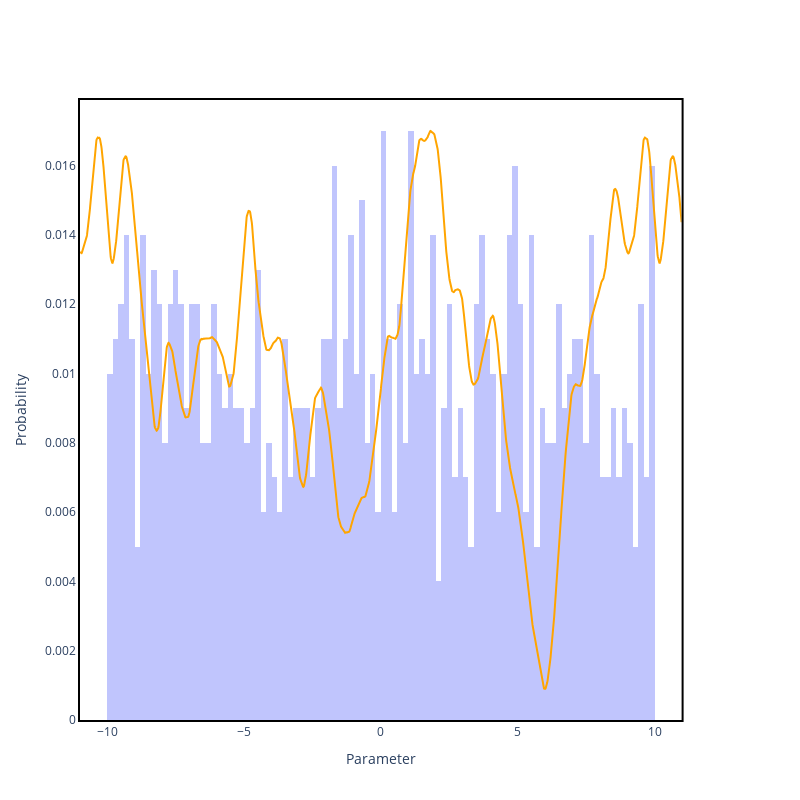

Source (notebook cell):
### Code cell
# Shared parameters
seed = 22 # determines function
n_runs = 1000
max_iterations = 200
dim = 1
size = 1000

batchsize = 10
start = [-1.32]
lr = 0.05

bounds = 20
res = 0.01
dataset_params= {'seed': seed, 'dim':dim, 'size':size, 'bounds':bounds}
pointdata = PointDataset(**dataset_params)
model_params = {'start':start, 'bounds':bounds}
model = of.Hodgkinson(**model_params)

plot_prelim_results(bounds, res, model, pointdata, pointdata.data)

### Figure 1 — Plotly figure (JSON) as saved in the notebook; plotly's stock layout.template omitted (floating-point values rounded to 4 significant figures; data arrays with more than 128 entries replaced by an {"elided": "..."} marker saying what was removed)
{"data": [{"line": {"color": "orange"}, "type": "scatter", "x": {"elided": "2200 float values"}, "xaxis": "x", "y": {"elided": "2200 float values"}, "yaxis": "y2"}, {"alignmentgroup": "True", "bingroup": "x", "cumulative": {"enabled": false}, "histnorm": "probability", "hovertemplate": "variable=0<br>value=%{x}<br>probability=%{y}<extra></extra>", "legendgroup": "0", "marker": {"color": "#636efa", "opacity": 0.4, "pattern": {"shape": ""}}, "name": "0", "nbinsx": 120, "offsetgroup": "0", "orientation": "v", "showlegend": true, "type": "histogram", "x": {"elided": "1000 float values"}, "xaxis": "x", "yaxis": "y"}], "layout": {"height": 800, "plot_bgcolor": "rgba(0,0,0,0)", "showlegend": false, "width": 800, "xaxis": {"anchor": "y", "domain": [0, 0.94], "linecolor": "black", "linewidth": 2, "mirror": true, "showline": true, "title": {"text": "Parameter"}}, "yaxis": {"anchor": "x", "domain": [0, 1], "linecolor": "black", "linewidth": 2, "mirror": true, "showline": true, "title": {"text": "Probability"}}, "yaxis2": {"anchor": "x", "overlaying": "y", "showticklabels": false, "side": "right"}}}
